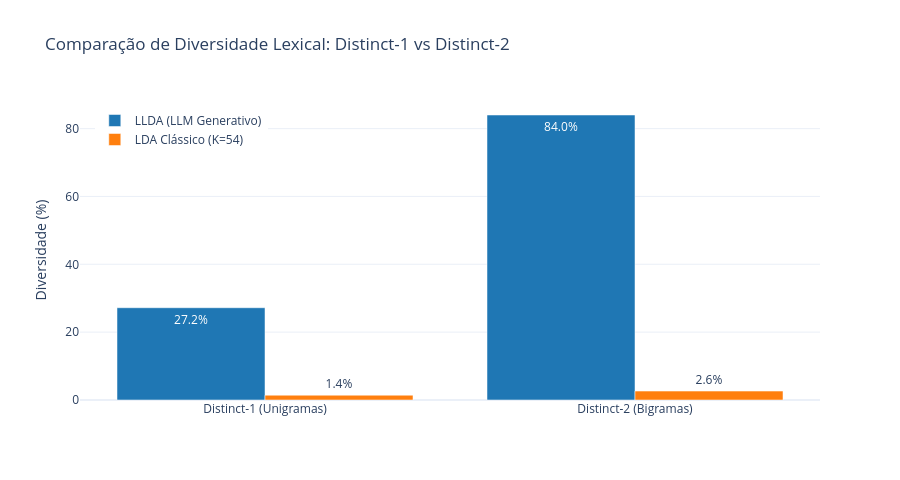

The code cell stored with this chart in its notebook:
### Markdown cell above
### Visualização 1: Comparação de Distinct-1 e Distinct-2

Gráfico interativo ilustrando a diferença expressiva na variedade lexical entre as duas abordagens.

### Code cell
fig_div = go.Figure(data=[
    go.Bar(
        name='LLDA (LLM Generativo)',
        x=['Distinct-1 (Unigramas)', 'Distinct-2 (Bigramas)'],
        y=[d1_llda, d2_llda],
        text=[f"{d1_llda:.1f}%", f"{d2_llda:.1f}%"],
        textposition='auto',
        marker_color='#1f77b4'
    ),
    go.Bar(
        name='LDA Clássico (K=54)',
        x=['Distinct-1 (Unigramas)', 'Distinct-2 (Bigramas)'],
        y=[d1_lda, d2_lda],
        text=[f"{d1_lda:.1f}%", f"{d2_lda:.1f}%"],
        textposition='auto',
        marker_color='#ff7f0e'
    )
])

fig_div.update_layout(
    title='Comparação de Diversidade Lexical: Distinct-1 vs Distinct-2',
    yaxis_title='Diversidade (%)',
    barmode='group',
    template='plotly_white',
    height=480,
    legend=dict(x=0.02, y=0.98)
)

fig_div.show()

### Figure 1 — Plotly figure (JSON) as saved in the notebook; plotly's stock layout.template omitted (floating-point values rounded to 4 significant figures)
{"data": [{"marker": {"color": "#1f77b4"}, "name": "LLDA (LLM Generativo)", "text": ["27.2%", "84.0%"], "textposition": "auto", "type": "bar", "x": ["Distinct-1 (Unigramas)", "Distinct-2 (Bigramas)"], "y": [27.2, 84.01]}, {"marker": {"color": "#ff7f0e"}, "name": "LDA Clássico (K=54)", "text": ["1.4%", "2.6%"], "textposition": "auto", "type": "bar", "x": ["Distinct-1 (Unigramas)", "Distinct-2 (Bigramas)"], "y": [1.417, 2.63]}], "layout": {"barmode": "group", "height": 480, "legend": {"x": 0.02, "y": 0.98}, "title": {"text": "Comparação de Diversidade Lexical: Distinct-1 vs Distinct-2"}, "yaxis": {"title": {"text": "Diversidade (%)"}}}}
